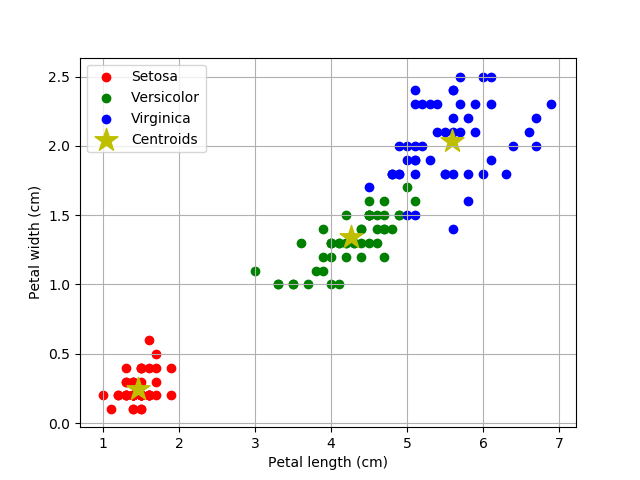

Generate this figure with Python:
import numpy as np
import pandas as pd
import matplotlib.pyplot as plt
from sklearn.datasets import load_iris

dataIris = load_iris()
# print(dir(dataIris))

# create dataframe
dfIris = pd.DataFrame(
    dataIris['data'],
    columns = ['sepalL', 'sepalW', 'petalL', 'petalW']
)
dfIris['target'] = dataIris['target']
dfIris['spesies'] = dfIris['target'].apply(
    lambda x: dataIris['target_names'][x]
)

# separate dataframe by spesies
dfSetosa = dfIris[dfIris['target'] == 0]
dfVersicolor = dfIris[dfIris['target'] == 1]
dfVirginica = dfIris[dfIris['target'] == 2]

from sklearn.cluster import KMeans

# cari jumlah cluster terbaik (n_clusters)
# sum square error
# data = []
# for i in range(1, 11):
#     model = KMeans(n_clusters=i)
#     model.fit(dfIris[['petalL', 'petalW']])
#     data.append(model.inertia_)

# # elbow method
# plt.plot(np.arange(1, 11), data, 'r-')
# plt.xlabel('Range Cluster')
# plt.ylabel('Sum square error')
# plt.grid(True)
# plt.show()

# model K-means
# from sklearn.cluster import KMeans
model = KMeans(n_clusters = 3)

# training
model.fit(dfIris[['petalL', 'petalW']])

# centroid
centroid = model.cluster_centers_
print(centroid)

# plot
fig = plt.figure('K-Means')

plt.scatter(dfSetosa['petalL'], dfSetosa['petalW'], color='r')
plt.scatter(dfVersicolor['petalL'], dfVersicolor['petalW'], color='g')
plt.scatter(dfVirginica['petalL'], dfVirginica['petalW'], color='b')
plt.scatter(centroid[:,0], centroid[:,1], marker='*', color='y', s=300)

plt.legend(['Setosa', 'Versicolor', 'Virginica', 'Centroids'])
plt.xlabel('Petal length (cm)')
plt.ylabel('Petal width (cm)')
plt.grid(True)
plt.show()

print(model.predict([[4.5, 5.4]]))
